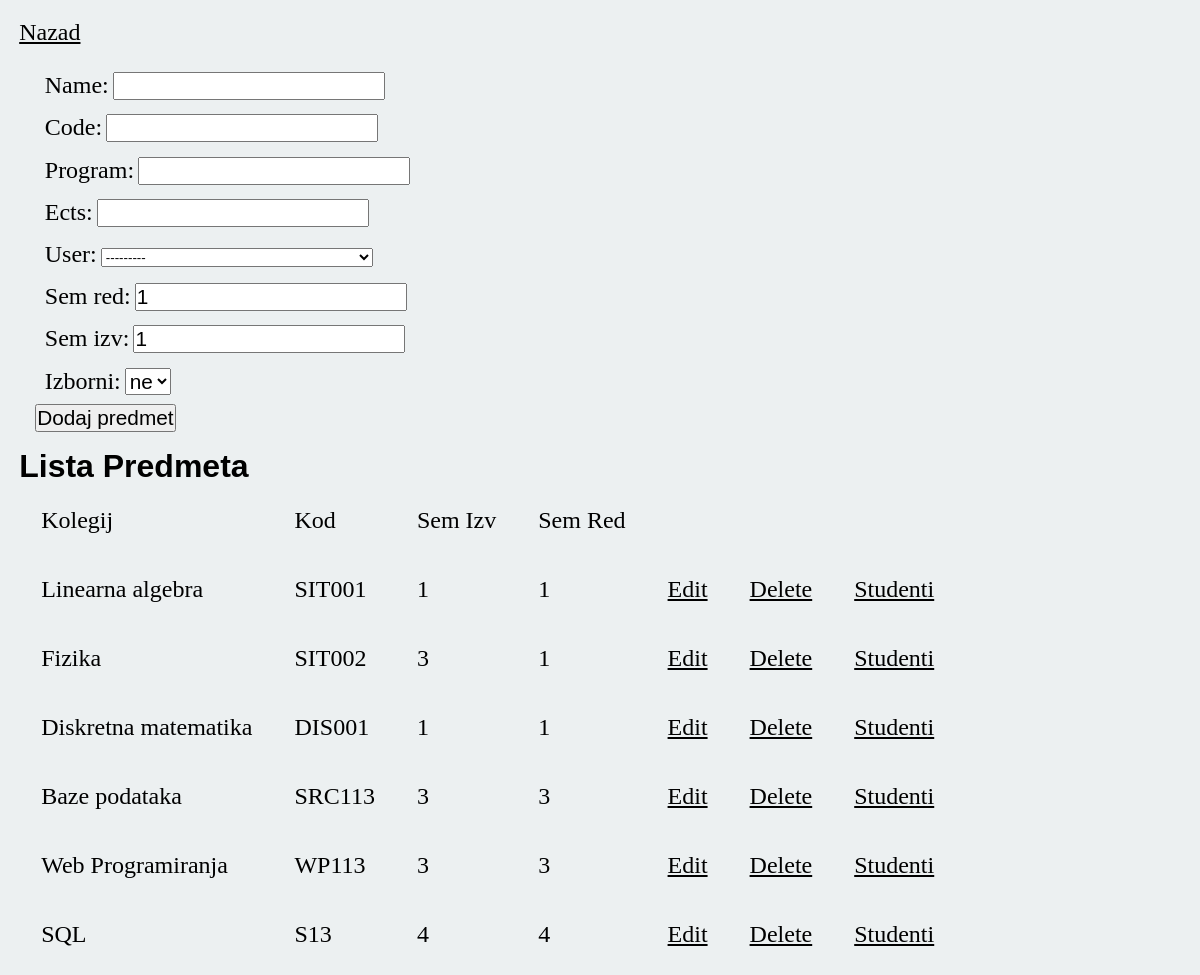
The page /add_subject/ (signed in) on the database its author committed.
### app/models.py (models this page shows)
class Predmet(models.Model):
    IZBORNI = (('DA', 'da'), ('NE', 'ne'))
    name =  models.CharField(max_length = 60)
    code = models.CharField(max_length = 30)
    program = models.CharField(max_length=50)
    ects = models.IntegerField()
    user = models.ForeignKey(Korisnik,on_delete=models.CASCADE,blank=True, null=True)
    sem_red = models.IntegerField(default=1)
    sem_izv = models.IntegerField(default=1)
    izborni = models.CharField(max_length=50, choices=IZBORNI,default='NE')
    def __str__(self):
        return '%s %s %s %s' % (self.name, self.code,self.ects, self.user)

### app/views.py (the view, shortened to what this page needs)
# urls.py: path('add_subject/',views.add_subject, name = 'add_subject'),
@login_required(login_url='login')
def add_subject(request):
    subjects = Predmet.objects.all()
    print(subjects)
    if request.method == 'GET':
        form = SubjectForm()
        return render(request, 'add_subject.html', {"form":form,'subjects': subjects})

### app/forms.py
class SubjectForm(ModelForm):
        class Meta :
                model = Predmet
                fields = '__all__'
        def __init__(self, *args, **kwargs):
            super(SubjectForm, self).__init__(*args, **kwargs)
            self.fields['user'].queryset = Korisnik.objects.filter(role_id=8)

### app/models.py (called while the page is built)
    def __str__(self):
        return self.role

    def __str__(self):
        return '%s %s %s' % (self.username,self.email,self.role)

### app/templates/add_subject.html (shortened to what this page needs)
{% extends 'base.html' %}
{% block add_subject %}
<section class="add_subject">
        <a href="{% url 'main'%}">Nazad</a>
        <form method="POST">
        {{form}}
        <input type="submit" value="Dodaj predmet">
        </form>
        <h2>Lista Predmeta</h2>
        <ul>
            <table>
                <td><li>Kolegij</li></td>
                    <td><li>Kod</li></td>
                    <td><li>Sem Izv</li></td>
                    <td><li>Sem Red</li></td>
            {% for subject in subjects %}
                <tr>
                    <td><li>{{ subject.name}}</li></td>
                    <td><li>{{ subject.code}}</li></td>
                    <td><li>{{ subject.sem_izv}}</li></td>
                    <td><li>{{ subject.sem_red}}</li></td>
                    <td><a href="{%url 'update_subject' subject.id %}" >Edit</a></td>
                    <td><a href="{%url 'delete_subject' subject.id %}">Delete</a></td>
                    <td><a href="{%url 'enrolled_students' subject.id %}">Studenti</a></td>
                </tr>
            {% endfor %}
        </table>
        </ul>
</section>
{% endblock %}

### app/static/style.css (style rules this page uses)
* { margin: 0; padding: 0; box-sizing: border-box; }
body { margin: 1rem; padding: 0.2rem; background-color: #ecf0f1; }
.add_subject form { margin: 0.5rem; padding: 0.5rem; }
.add_subject form div { margin: 0.3rem; padding: 0.3rem; }
h2 { font-size: 2rem; font-family: Helvetica, sans-serif; }
td { padding: 20px; margin: 10px; }
td li { list-style-type: none; font-size: 1.5rem; }
a,label { font-size: 1.5rem; color: black; }
input { font-size: 1.3rem; }
#id_izborni { font-size: 1.3rem; }

### rows shown on the page
Predmet: name "Linearna algebra", code "SIT001", sem_izv "1", sem_red "1"
Predmet: name "Fizika", code "SIT002", sem_izv "3", sem_red "1"
Predmet: name "Diskretna matematika", code "DIS001", sem_izv "1", sem_red "1"
Predmet: name "Baze podataka", code "SRC113", sem_izv "3", sem_red "3"
Predmet: name "Web Programiranja", code "WP113", sem_izv "3", sem_red "3"
Predmet: name "SQL", code "S13", sem_izv "4", sem_red "4"
